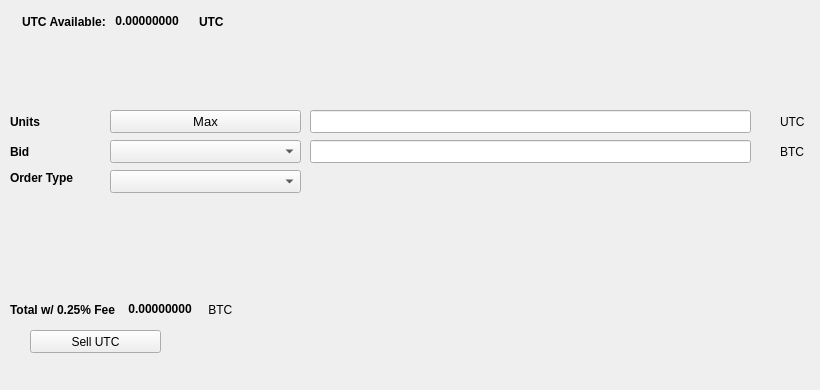
   <widget class="QWidget" name="SellTab">
    <attribute name="title">
     <string>Sell</string>
    </attribute>
    <widget class="QLabel" name="label_16">
     <property name="geometry">
      <rect>
       <x>780</x>
       <y>140</y>
       <width>31</width>
       <height>23</height>
      </rect>
     </property>
     <property name="text">
      <string>BTC</string>
     </property>
    </widget>
    <widget class="QComboBox" name="SellBidcomboBox">
     <property name="geometry">
      <rect>
       <x>110</x>
       <y>140</y>
       <width>191</width>
       <height>23</height>
      </rect>
     </property>
     <property name="font">
      <font>
       <pointsize>10</pointsize>
      </font>
     </property>
    </widget>
    <widget class="QLabel" name="label_18">
     <property name="geometry">
      <rect>
       <x>10</x>
       <y>110</y>
       <width>46</width>
       <height>23</height>
      </rect>
     </property>
     <property name="font">
      <font>
       <weight>75</weight>
       <bold>true</bold>
      </font>
     </property>
     <property name="text">
      <string>Units</string>
     </property>
    </widget>
    <widget class="QPushButton" name="Sell_Max_Amount">
     <property name="geometry">
      <rect>
       <x>110</x>
       <y>110</y>
       <width>191</width>
       <height>23</height>
      </rect>
     </property>
     <property name="font">
      <font>
       <pointsize>10</pointsize>
      </font>
     </property>
     <property name="text">
      <string>Max</string>
     </property>
    </widget>
    <widget class="QLabel" name="label_20">
     <property name="geometry">
      <rect>
       <x>10</x>
       <y>170</y>
       <width>91</width>
       <height>16</height>
      </rect>
     </property>
     <property name="font">
      <font>
       <weight>75</weight>
       <bold>true</bold>
      </font>
     </property>
     <property name="text">
      <string>Order Type</string>
     </property>
    </widget>
    <widget class="QComboBox" name="SellOrdertypeCombo">
     <property name="geometry">
      <rect>
       <x>110</x>
       <y>170</y>
       <width>191</width>
       <height>23</height>
      </rect>
     </property>
     <property name="font">
      <font>
       <pointsize>10</pointsize>
      </font>
     </property>
    </widget>
    <widget class="QLabel" name="label_21">
     <property name="geometry">
      <rect>
       <x>10</x>
       <y>140</y>
       <width>46</width>
       <height>23</height>
      </rect>
     </property>
     <property name="font">
      <font>
       <weight>75</weight>
       <bold>true</bold>
      </font>
     </property>
     <property name="text">
      <string>Bid</string>
     </property>
    </widget>
    <widget class="QLabel" name="label_22">
     <property name="geometry">
      <rect>
       <x>780</x>
       <y>110</y>
       <width>31</width>
       <height>23</height>
      </rect>
     </property>
     <property name="text">
      <string>UTC</string>
     </property>
    </widget>
    <widget class="QLineEdit" name="UnitsInputRUP">
     <property name="geometry">
      <rect>
       <x>310</x>
       <y>110</y>
       <width>441</width>
       <height>23</height>
      </rect>
     </property>
     <property name="font">
      <font>
       <pointsize>9</pointsize>
       <weight>75</weight>
       <bold>true</bold>
      </font>
     </property>
    </widget>
    <widget class="QLineEdit" name="SellBidPriceEdit">
     <property name="geometry">
      <rect>
       <x>310</x>
       <y>140</y>
       <width>441</width>
       <height>23</height>
      </rect>
     </property>
     <property name="font">
      <font>
       <pointsize>9</pointsize>
       <weight>75</weight>
       <bold>true</bold>
      </font>
     </property>
    </widget>
    <widget class="QPushButton" name="SellRUPBTN">
     <property name="geometry">
      <rect>
       <x>30</x>
       <y>330</y>
       <width>131</width>
       <height>23</height>
      </rect>
     </property>
     <property name="text">
      <string>Sell UTC</string>
     </property>
     <property name="icon">
      <iconset resource="../ubizcoin">
       <normaloff>:/icons/bitcoin</normaloff>:/icons/bitcoin</iconset>
     </property>
    </widget>
    <widget class="QWidget" name="layoutWidget3">
     <property name="geometry">
      <rect>
       <x>22</x>
       <y>12</y>
       <width>258</width>
       <height>19</height>
      </rect>
     </property>
     <layout class="QHBoxLayout" name="horizontalLayout">
      <item>
       <widget class="QLabel" name="label232_2">
        <property name="font">
         <font>
          <weight>75</weight>
          <bold>true</bold>
         </font>
        </property>
        <property name="text">
         <string>UTC Available:</string>
        </property>
       </widget>
      </item>
      <item>
       <widget class="QLabel" name="UTCAvailableLabel">
        <property name="palette">
         <palette>
          <active>
           <colorrole role="WindowText">
            <brush brushstyle="SolidPattern">
             <color alpha="255">
              <red>0</red>
              <green>0</green>
              <blue>0</blue>
             </color>
            </brush>
           </colorrole>
           <colorrole role="Button">
            <brush brushstyle="SolidPattern">
             <color alpha="255">
              <red>0</red>
              <green>170</green>
              <blue>0</blue>
             </color>
            </brush>
           </colorrole>
           <colorrole role="Light">
            <brush brushstyle="SolidPattern">
             <color alpha="255">
              <red>0</red>
              <green>255</green>
              <blue>0</blue>
             </color>
            </brush>
           </colorrole>
           <colorrole role="Midlight">
            <brush brushstyle="SolidPattern">
             <color alpha="255">
              <red>0</red>
              <green>212</green>
              <blue>0</blue>
             </color>
            </brush>
           </colorrole>
           <colorrole role="Dark">
            <brush brushstyle="SolidPattern">
             <color alpha="255">
              <red>0</red>
              <green>85</green>
              <blue>0</blue>
             </color>
            </brush>
           </colorrole>
           <colorrole role="Mid">
            <brush brushstyle="SolidPattern">
             <color alpha="255">
              <red>0</red>
              <green>113</green>
              <blue>0</blue>
             </color>
            </brush>
           </colorrole>
           <colorrole role="Text">
            <brush brushstyle="SolidPattern">
             <color alpha="255">
              <red>0</red>
              <green>170</green>
              <blue>0</blue>
             </color>
            </brush>
           </colorrole>
           <colorrole role="BrightText">
            <brush brushstyle="SolidPattern">
             <color alpha="255">
              <red>255</red>
              <green>255</green>
              <blue>255</blue>
             </color>
            </brush>
           </colorrole>
           <colorrole role="ButtonText">
            <brush brushstyle="SolidPattern">
             <color alpha="255">
              <red>0</red>
              <green>0</green>
              <blue>0</blue>
             </color>
            </brush>
           </colorrole>
           <colorrole role="Base">
            <brush brushstyle="SolidPattern">
             <color alpha="255">
              <red>255</red>
              <green>255</green>
              <blue>255</blue>
             </color>
            </brush>
           </colorrole>
           <colorrole role="Window">
            <brush brushstyle="SolidPattern">
             <color alpha="255">
              <red>0</red>
              <green>170</green>
              <blue>0</blue>
             </color>
            </brush>
           </colorrole>
           <colorrole role="Shadow">
            <brush brushstyle="SolidPattern">
             <color alpha="255">
              <red>0</red>
              <green>0</green>
              <blue>0</blue>
             </color>
            </brush>
           </colorrole>
           <colorrole role="AlternateBase">
            <brush brushstyle="SolidPattern">
             <color alpha="255">
              <red>127</red>
              <green>212</green>
              <blue>127</blue>
             </color>
            </brush>
           </colorrole>
           <colorrole role="ToolTipBase">
            <brush brushstyle="SolidPattern">
             <color alpha="255">
              <red>255</red>
              <green>255</green>
              <blue>220</blue>
             </color>
            </brush>
           </colorrole>
           <colorrole role="ToolTipText">
            <brush brushstyle="SolidPattern">
             <color alpha="255">
              <red>0</red>
              <green>0</green>
              <blue>0</blue>
             </color>
            </brush>
           </colorrole>
          </active>
          <inactive>
           <colorrole role="WindowText">
            <brush brushstyle="SolidPattern">
             <color alpha="255">
              <red>0</red>
              <green>0</green>
              <blue>0</blue>
             </color>
            </brush>
           </colorrole>
           <colorrole role="Button">
            <brush brushstyle="SolidPattern">
             <color alpha="255">
              <red>0</red>
              <green>170</green>
              <blue>0</blue>
             </color>
            </brush>
           </colorrole>
           <colorrole role="Light">
            <brush brushstyle="SolidPattern">
             <color alpha="255">
              <red>0</red>
              <green>255</green>
              <blue>0</blue>
             </color>
            </brush>
           </colorrole>
           <colorrole role="Midlight">
            <brush brushstyle="SolidPattern">
             <color alpha="255">
              <red>0</red>
              <green>212</green>
              <blue>0</blue>
             </color>
            </brush>
           </colorrole>
           <colorrole role="Dark">
            <brush brushstyle="SolidPattern">
             <color alpha="255">
              <red>0</red>
              <green>85</green>
              <blue>0</blue>
             </color>
            </brush>
           </colorrole>
           <colorrole role="Mid">
            <brush brushstyle="SolidPattern">
             <color alpha="255">
              <red>0</red>
              <green>113</green>
              <blue>0</blue>
             </color>
            </brush>
           </colorrole>
           <colorrole role="Text">
            <brush brushstyle="SolidPattern">
             <color alpha="255">
              <red>0</red>
              <green>170</green>
              <blue>0</blue>
             </color>
            </brush>
           </colorrole>
           <colorrole role="BrightText">
            <brush brushstyle="SolidPattern">
             <color alpha="255">
              <red>255</red>
              <green>255</green>
              <blue>255</blue>
             </color>
            </brush>
           </colorrole>
           <colorrole role="ButtonText">
            <brush brushstyle="SolidPattern">
             <color alpha="255">
              <red>0</red>
              <green>0</green>
              <blue>0</blue>
             </color>
            </brush>
           </colorrole>
           <colorrole role="Base">
            <brush brushstyle="SolidPattern">
             <color alpha="255">
              <red>255</red>
              <green>255</green>
              <blue>255</blue>
             </color>
            </brush>
           </colorrole>
           <colorrole role="Window">
            <brush brushstyle="SolidPattern">
             <color alpha="255">
              <red>0</red>
              <green>170</green>
              <blue>0</blue>
             </color>
            </brush>
           </colorrole>
           <colorrole role="Shadow">
            <brush brushstyle="SolidPattern">
             <color alpha="255">
              <red>0</red>
              <green>0</green>
              <blue>0</blue>
             </color>
            </brush>
           </colorrole>
           <colorrole role="AlternateBase">
            <brush brushstyle="SolidPattern">
             <color alpha="255">
              <red>127</red>
              <green>212</green>
              <blue>127</blue>
             </color>
            </brush>
           </colorrole>
           <colorrole role="ToolTipBase">
            <brush brushstyle="SolidPattern">
             <color alpha="255">
              <red>255</red>
              <green>255</green>
              <blue>220</blue>
             </color>
            </brush>
           </colorrole>
           <colorrole role="ToolTipText">
            <brush brushstyle="SolidPattern">
             <color alpha="255">
              <red>0</red>
              <green>0</green>
              <blue>0</blue>
             </color>
            </brush>
           </colorrole>
          </inactive>
          <disabled>
           <colorrole role="WindowText">
            <brush brushstyle="SolidPattern">
             <color alpha="255">
              <red>0</red>
              <green>85</green>
              <blue>0</blue>
             </color>
            </brush>
           </colorrole>
           <colorrole role="Button">
            <brush brushstyle="SolidPattern">
             <color alpha="255">
              <red>0</red>
              <green>170</green>
              <blue>0</blue>
             </color>
            </brush>
           </colorrole>
           <colorrole role="Light">
            <brush brushstyle="SolidPattern">
             <color alpha="255">
              <red>0</red>
              <green>255</green>
              <blue>0</blue>
             </color>
            </brush>
           </colorrole>
           <colorrole role="Midlight">
            <brush brushstyle="SolidPattern">
             <color alpha="255">
              <red>0</red>
              <green>212</green>
              <blue>0</blue>
             </color>
            </brush>
           </colorrole>
           <colorrole role="Dark">
            <brush brushstyle="SolidPattern">
             <color alpha="255">
              <red>0</red>
              <green>85</green>
              <blue>0</blue>
             </color>
            </brush>
           </colorrole>
           <colorrole role="Mid">
            <brush brushstyle="SolidPattern">
             <color alpha="255">
              <red>0</red>
              <green>113</green>
              <blue>0</blue>
             </color>
            </brush>
           </colorrole>
           <colorrole role="Text">
            <brush brushstyle="SolidPattern">
             <color alpha="255">
              <red>0</red>
              <green>85</green>
              <blue>0</blue>
             </color>
            </brush>
           </colorrole>
           <colorrole role="BrightText">
            <brush brushstyle="SolidPattern">
             <color alpha="255">
              <red>255</red>
              <green>255</green>
              <blue>255</blue>
             </color>
            </brush>
           </colorrole>
           <colorrole role="ButtonText">
            <brush brushstyle="SolidPattern">
             <color alpha="255">
              <red>0</red>
              <green>85</green>
              <blue>0</blue>
             </color>
            </brush>
           </colorrole>
           <colorrole role="Base">
            <brush brushstyle="SolidPattern">
             <color alpha="255">
              <red>0</red>
              <green>170</green>
              <blue>0</blue>
             </color>
            </brush>
           </colorrole>
           <colorrole role="Window">
            <brush brushstyle="SolidPattern">
             <color alpha="255">
              <red>0</red>
              <green>170</green>
              <blue>0</blue>
             </color>
            </brush>
           </colorrole>
           <colorrole role="Shadow">
            <brush brushstyle="SolidPattern">
             <color alpha="255">
              <red>0</red>
              <green>0</green>
              <blue>0</blue>
             </color>
            </brush>
           </colorrole>
           <colorrole role="AlternateBase">
            <brush brushstyle="SolidPattern">
             <color alpha="255">
              <red>0</red>
              <green>170</green>
              <blue>0</blue>
             </color>
            </brush>
           </colorrole>
           <colorrole role="ToolTipBase">
            <brush brushstyle="SolidPattern">
             <color alpha="255">
              <red>255</red>
              <green>255</green>
              <blue>220</blue>
             </color>
            </brush>
           </colorrole>
           <colorrole role="ToolTipText">
            <brush brushstyle="SolidPattern">
             <color alpha="255">
              <red>0</red>
              <green>0</green>
              <blue>0</blue>
             </color>
            </brush>
           </colorrole>
          </disabled>
         </palette>
        </property>
        <property name="font">
         <font>
          <weight>75</weight>
          <bold>true</bold>
         </font>
        </property>
        <property name="text">
         <string> 0.00000000 </string>
        </property>
        <property name="textInteractionFlags">
         <set>Qt::LinksAccessibleByMouse|Qt::TextSelectableByKeyboard|Qt::TextSelectableByMouse</set>
        </property>
       </widget>
      </item>
      <item>
       <widget class="QLabel" name="labelUTC">
        <property name="font">
         <font>
          <weight>75</weight>
          <bold>true</bold>
         </font>
        </property>
        <property name="text">
         <string>UTC</string>
        </property>
       </widget>
      </item>
     </layout>
    </widget>
    <widget class="QWidget" name="layoutWidget">
     <property name="geometry">
      <rect>
       <x>10</x>
       <y>300</y>
       <width>268</width>
       <height>19</height>
      </rect>
     </property>
     <layout class="QHBoxLayout" name="horizontalLayout_2">
      <item>
       <widget class="QLabel" name="label_19">
        <property name="font">
         <font>
          <weight>75</weight>
          <bold>true</bold>
         </font>
        </property>
        <property name="text">
         <string>Total w/ 0.25% Fee </string>
        </property>
       </widget>
      </item>
      <item>
       <widget class="QLabel" name="SellCostLabel">
        <property name="palette">
         <palette>
          <active>
           <colorrole role="WindowText">
            <brush brushstyle="SolidPattern">
             <color alpha="255">
              <red>0</red>
              <green>0</green>
              <blue>0</blue>
             </color>
            </brush>
           </colorrole>
           <colorrole role="Button">
            <brush brushstyle="SolidPattern">
             <color alpha="255">
              <red>0</red>
              <green>170</green>
              <blue>0</blue>
             </color>
            </brush>
           </colorrole>
           <colorrole role="Light">
            <brush brushstyle="SolidPattern">
             <color alpha="255">
              <red>0</red>
              <green>255</green>
              <blue>0</blue>
             </color>
            </brush>
           </colorrole>
           <colorrole role="Midlight">
            <brush brushstyle="SolidPattern">
             <color alpha="255">
              <red>0</red>
              <green>212</green>
              <blue>0</blue>
             </color>
            </brush>
           </colorrole>
           <colorrole role="Dark">
            <brush brushstyle="SolidPattern">
             <color alpha="255">
              <red>0</red>
              <green>85</green>
              <blue>0</blue>
             </color>
            </brush>
           </colorrole>
           <colorrole role="Mid">
            <brush brushstyle="SolidPattern">
             <color alpha="255">
              <red>0</red>
              <green>113</green>
              <blue>0</blue>
             </color>
            </brush>
           </colorrole>
           <colorrole role="Text">
            <brush brushstyle="SolidPattern">
             <color alpha="255">
              <red>0</red>
              <green>170</green>
              <blue>0</blue>
             </color>
            </brush>
           </colorrole>
           <colorrole role="BrightText">
            <brush brushstyle="SolidPattern">
             <color alpha="255">
              <red>255</red>
              <green>255</green>
              <blue>255</blue>
             </color>
            </brush>
           </colorrole>
           <colorrole role="ButtonText">
            <brush brushstyle="SolidPattern">
             <color alpha="255">
              <red>0</red>
              <green>0</green>
              <blue>0</blue>
             </color>
            </brush>
           </colorrole>
           <colorrole role="Base">
            <brush brushstyle="SolidPattern">
             <color alpha="255">
              <red>255</red>
              <green>255</green>
              <blue>255</blue>
             </color>
            </brush>
           </colorrole>
           <colorrole role="Window">
            <brush brushstyle="SolidPattern">
             <color alpha="255">
              <red>0</red>
              <green>170</green>
              <blue>0</blue>
             </color>
            </brush>
           </colorrole>
           <colorrole role="Shadow">
            <brush brushstyle="SolidPattern">
             <color alpha="255">
              <red>0</red>
              <green>0</green>
              <blue>0</blue>
             </color>
            </brush>
           </colorrole>
           <colorrole role="AlternateBase">
            <brush brushstyle="SolidPattern">
             <color alpha="255">
              <red>127</red>
              <green>212</green>
              <blue>127</blue>
             </color>
            </brush>
           </colorrole>
           <colorrole role="ToolTipBase">
            <brush brushstyle="SolidPattern">
             <color alpha="255">
              <red>255</red>
              <green>255</green>
              <blue>220</blue>
             </color>
            </brush>
           </colorrole>
           <colorrole role="ToolTipText">
            <brush brushstyle="SolidPattern">
             <color alpha="255">
              <red>0</red>
              <green>0</green>
              <blue>0</blue>
             </color>
            </brush>
           </colorrole>
          </active>
          <inactive>
           <colorrole role="WindowText">
            <brush brushstyle="SolidPattern">
             <color alpha="255">
              <red>0</red>
              <green>0</green>
              <blue>0</blue>
             </color>
            </brush>
           </colorrole>
           <colorrole role="Button">
            <brush brushstyle="SolidPattern">
             <color alpha="255">
              <red>0</red>
              <green>170</green>
              <blue>0</blue>
             </color>
            </brush>
           </colorrole>
           <colorrole role="Light">
            <brush brushstyle="SolidPattern">
             <color alpha="255">
              <red>0</red>
              <green>255</green>
              <blue>0</blue>
             </color>
            </brush>
           </colorrole>
           <colorrole role="Midlight">
            <brush brushstyle="SolidPattern">
             <color alpha="255">
              <red>0</red>
              <green>212</green>
              <blue>0</blue>
             </color>
            </brush>
           </colorrole>
           <colorrole role="Dark">
            <brush brushstyle="SolidPattern">
             <color alpha="255">
              <red>0</red>
              <green>85</green>
              <blue>0</blue>
             </color>
            </brush>
           </colorrole>
           <colorrole role="Mid">
            <brush brushstyle="SolidPattern">
             <color alpha="255">
              <red>0</red>
              <green>113</green>
              <blue>0</blue>
             </color>
            </brush>
           </colorrole>
           <colorrole role="Text">
            <brush brushstyle="SolidPattern">
             <color alpha="255">
              <red>0</red>
              <green>170</green>
              <blue>0</blue>
             </color>
            </brush>
           </colorrole>
           <colorrole role="BrightText">
            <brush brushstyle="SolidPattern">
             <color alpha="255">
              <red>255</red>
              <green>255</green>
              <blue>255</blue>
             </color>
            </brush>
           </colorrole>
           <colorrole role="ButtonText">
            <brush brushstyle="SolidPattern">
             <color alpha="255">
              <red>0</red>
              <green>0</green>
              <blue>0</blue>
             </color>
            </brush>
           </colorrole>
           <colorrole role="Base">
            <brush brushstyle="SolidPattern">
             <color alpha="255">
              <red>255</red>
              <green>255</green>
              <blue>255</blue>
             </color>
            </brush>
           </colorrole>
           <colorrole role="Window">
            <brush brushstyle="SolidPattern">
             <color alpha="255">
              <red>0</red>
              <green>170</green>
              <blue>0</blue>
             </color>
            </brush>
           </colorrole>
           <colorrole role="Shadow">
            <brush brushstyle="SolidPattern">
             <color alpha="255">
              <red>0</red>
              <green>0</green>
              <blue>0</blue>
             </color>
            </brush>
           </colorrole>
           <colorrole role="AlternateBase">
            <brush brushstyle="SolidPattern">
             <color alpha="255">
              <red>127</red>
              <green>212</green>
              <blue>127</blue>
             </color>
            </brush>
           </colorrole>
           <colorrole role="ToolTipBase">
            <brush brushstyle="SolidPattern">
             <color alpha="255">
              <red>255</red>
              <green>255</green>
              <blue>220</blue>
             </color>
            </brush>
           </colorrole>
           <colorrole role="ToolTipText">
            <brush brushstyle="SolidPattern">
             <color alpha="255">
              <red>0</red>
              <green>0</green>
              <blue>0</blue>
             </color>
            </brush>
           </colorrole>
          </inactive>
          <disabled>
           <colorrole role="WindowText">
            <brush brushstyle="SolidPattern">
             <color alpha="255">
              <red>0</red>
              <green>85</green>
              <blue>0</blue>
             </color>
            </brush>
           </colorrole>
           <colorrole role="Button">
            <brush brushstyle="SolidPattern">
             <color alpha="255">
              <red>0</red>
              <green>170</green>
              <blue>0</blue>
             </color>
            </brush>
           </colorrole>
           <colorrole role="Light">
            <brush brushstyle="SolidPattern">
             <color alpha="255">
              <red>0</red>
              <green>255</green>
              <blue>0</blue>
             </color>
            </brush>
           </colorrole>
           <colorrole role="Midlight">
            <brush brushstyle="SolidPattern">
             <color alpha="255">
              <red>0</red>
              <green>212</green>
              <blue>0</blue>
             </color>
            </brush>
           </colorrole>
           <colorrole role="Dark">
            <brush brushstyle="SolidPattern">
             <color alpha="255">
              <red>0</red>
              <green>85</green>
              <blue>0</blue>
             </color>
            </brush>
           </colorrole>
           <colorrole role="Mid">
            <brush brushstyle="SolidPattern">
             <color alpha="255">
              <red>0</red>
              <green>113</green>
              <blue>0</blue>
             </color>
            </brush>
           </colorrole>
           <colorrole role="Text">
            <brush brushstyle="SolidPattern">
             <color alpha="255">
              <red>0</red>
              <green>85</green>
              <blue>0</blue>
             </color>
            </brush>
           </colorrole>
           <colorrole role="BrightText">
            <brush brushstyle="SolidPattern">
             <color alpha="255">
              <red>255</red>
              <green>255</green>
              <blue>255</blue>
             </color>
            </brush>
           </colorrole>
           <colorrole role="ButtonText">
            <brush brushstyle="SolidPattern">
             <color alpha="255">
              <red>0</red>
              <green>85</green>
              <blue>0</blue>
             </color>
            </brush>
           </colorrole>
           <colorrole role="Base">
            <brush brushstyle="SolidPattern">
             <color alpha="255">
              <red>0</red>
              <green>170</green>
              <blue>0</blue>
             </color>
            </brush>
           </colorrole>
           <colorrole role="Window">
            <brush brushstyle="SolidPattern">
             <color alpha="255">
              <red>0</red>
              <green>170</green>
              <blue>0</blue>
             </color>
            </brush>
           </colorrole>
           <colorrole role="Shadow">
            <brush brushstyle="SolidPattern">
             <color alpha="255">
              <red>0</red>
              <green>0</green>
              <blue>0</blue>
             </color>
            </brush>
           </colorrole>
           <colorrole role="AlternateBase">
            <brush brushstyle="SolidPattern">
             <color alpha="255">
              <red>0</red>
              <green>170</green>
              <blue>0</blue>
             </color>
            </brush>
           </colorrole>
           <colorrole role="ToolTipBase">
            <brush brushstyle="SolidPattern">
             <color alpha="255">
              <red>255</red>
              <green>255</green>
              <blue>220</blue>
             </color>
            </brush>
           </colorrole>
           <colorrole role="ToolTipText">
            <brush brushstyle="SolidPattern">
             <color alpha="255">
              <red>0</red>
              <green>0</green>
              <blue>0</blue>
             </color>
            </brush>
           </colorrole>
          </disabled>
         </palette>
        </property>
        <property name="font">
         <font>
          <weight>75</weight>
          <bold>true</bold>
         </font>
        </property>
        <property name="autoFillBackground">
         <bool>false</bool>
        </property>
        <property name="text">
         <string> 0.00000000</string>
        </property>
        <property name="textInteractionFlags">
         <set>Qt::LinksAccessibleByMouse|Qt::TextSelectableByMouse</set>
        </property>
       </widget>
      </item>
      <item>
       <widget class="QLabel" name="label_17">
        <property name="font">
         <font>
          <weight>50</weight>
          <bold>false</bold>
         </font>
        </property>
        <property name="text">
         <string> BTC</string>
        </property>
       </widget>
      </item>
     </layout>
    </widget>
    <widget class="QLabel" name="label_23">
     <property name="geometry">
      <rect>
       <x>460</x>
       <y>300</y>
       <width>281</width>
       <height>81</height>
      </rect>
     </property>
     <property name="text">
      <string/>
     </property>
     <property name="pixmap">
      <pixmap>:/images/bittrex</pixmap>
     </property>
    </widget>
   </widget>
